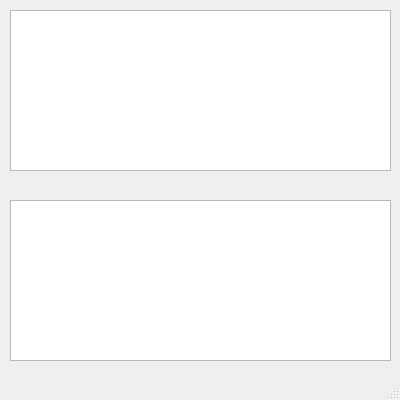
<?xml version="1.0" encoding="UTF-8"?>
<ui version="4.0">
 <class>MainWindow</class>
 <widget class="QMainWindow" name="MainWindow">
  <property name="geometry">
   <rect>
    <x>0</x>
    <y>0</y>
    <width>400</width>
    <height>400</height>
   </rect>
  </property>
  <property name="windowTitle">
   <string>多行文本框TextEdit</string>
  </property>
  <property name="unifiedTitleAndToolBarOnMac">
   <bool>false</bool>
  </property>
  <widget class="QWidget" name="centralwidget">
   <widget class="QTextEdit" name="textEdit">
    <property name="geometry">
     <rect>
      <x>10</x>
      <y>10</y>
      <width>381</width>
      <height>161</height>
     </rect>
    </property>
   </widget>
   <widget class="QTextEdit" name="textEdit_2">
    <property name="geometry">
     <rect>
      <x>10</x>
      <y>200</y>
      <width>381</width>
      <height>161</height>
     </rect>
    </property>
   </widget>
  </widget>
  <widget class="QMenuBar" name="menubar">
   <property name="geometry">
    <rect>
     <x>0</x>
     <y>0</y>
     <width>400</width>
     <height>21</height>
    </rect>
   </property>
  </widget>
  <widget class="QStatusBar" name="statusbar"/>
 </widget>
 <resources/>
 <connections/>
</ui>
